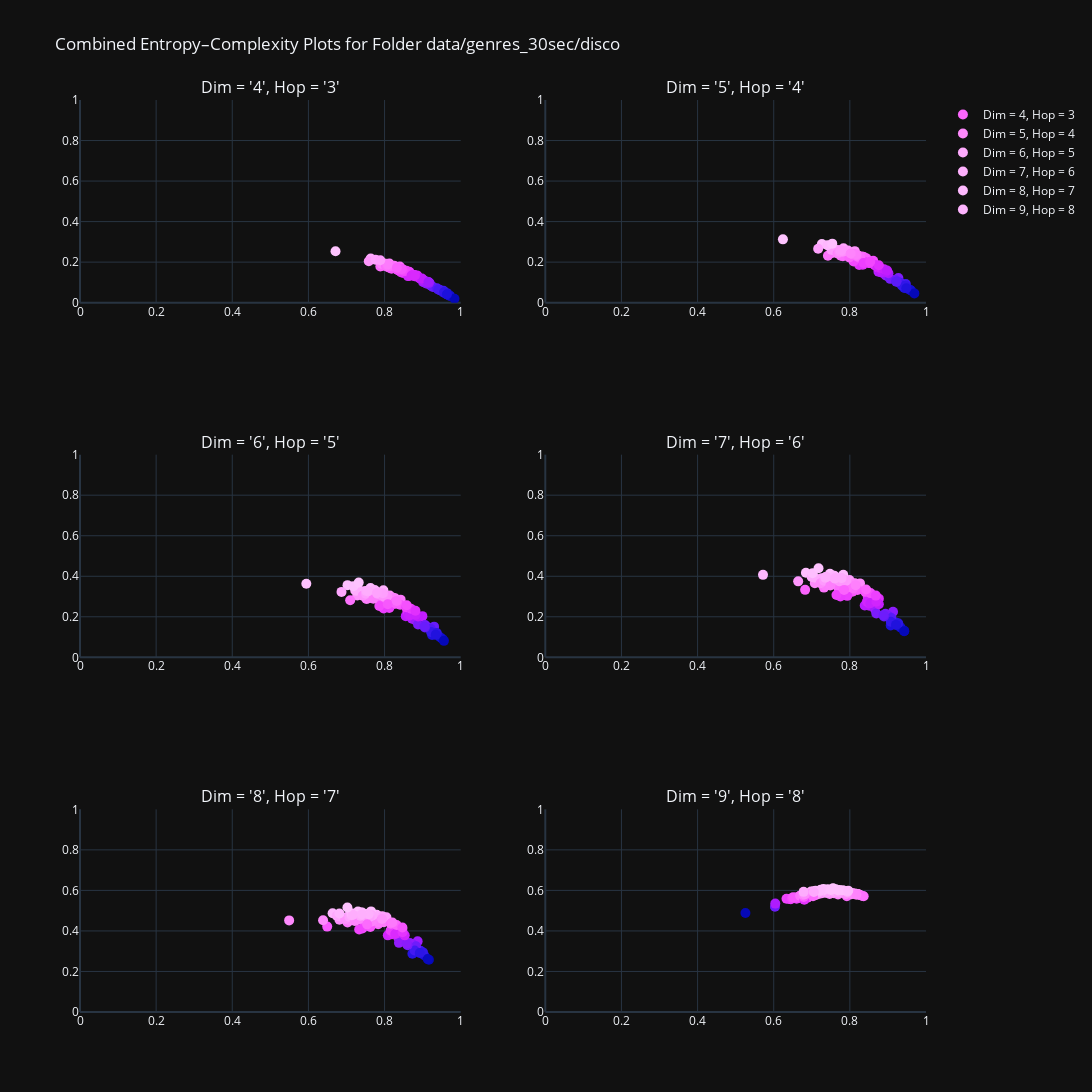

The code cell stored with this chart in its notebook:
### Markdown cell above
Disco

### Code cell
folder_path = "data/genres_30sec/disco"
start = 4
end = 10
grid = 2
folder = "plots"
plot_graph(folder_path, start, end, grid, folder)
